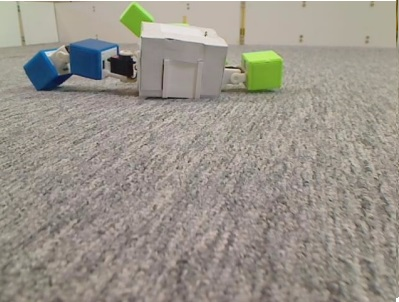
#> input picture image2.jpg, 399 x 302 px
$ jupyter execute --allow-errors main.ipynb
#> lines starting #> are read from the running program, lines starting #| are printed output that depends on the picture; after the words box and inside, x2 and y2 are one past the last pixel; in counts of white or black regions, pixels touching at a corner belong together
[cell 1]
import cv2
import numpy as np
from sklearn.cluster import KMeans
from scipy.spatial.distance import cdist
import matplotlib.pyplot as plt
from skimage import feature
import joblib

[cell 2]
image = cv2.imread('image2.jpg')
#> image is the input picture: shape (302, 399, 3); mean B, G, R 138.6, 147.9, 153.9
image_hsv = cv2.cvtColor(image, cv2.COLOR_BGR2HSV)
#> image_hsv: shape (302, 399, 3); mean H, S, V 18.7, 32.4, 156.2
plt.imshow(image_hsv)
plt.axis('off')
plt.show()

[cell 3]
def segment_image(image, n_clusters=5):
    """Segment the image into n clusters using KMeans clustering."""
    pixels = image.reshape(-1, 3)
    kmeans = KMeans(n_clusters=n_clusters)
    kmeans.fit(pixels)
    segmented_img = kmeans.labels_.reshape(image.shape[:2])
    return segmented_img, kmeans.cluster_centers_

def calculate_distance_matrix(centroids):
    """Calculate the distance matrix between centroids."""
    return cdist(centroids, centroids)

def find_center(centroids, distance_matrix):
    """Find the center region based on the distance matrix."""
    Dcenter = np.sum(distance_matrix, axis=1).mean()
    Di = np.sum(np.sort(distance_matrix, axis=1)[:, :2], axis=1)
    center_index = np.argmax(Di > Dcenter)
    return center_index, Di

def calculate_hm(segmented_img, center_index):
    """Calculate hm (heuristic measure) for the center region."""
    center_mask = segmented_img == center_index
    hm = np.sum(center_mask)
    return hm

def find_rois(segmented_img, centroids, center_index, hm, A=1):
    """Find ROIs based on the center region and heuristic measure."""
    rois = []
    regions = np.unique(segmented_img)
    for region in regions:
        if region == center_index:
            continue
        region_mask = segmented_img == region
        region_size = np.sum(region_mask)
        if region_size < A * hm:
            y, x = np.where(region_mask)
            minx, miny, maxx, maxy = x.min(), y.min(), x.max(), y.max()
            rois.append((minx, miny, maxx, maxy))
    return rois

def display_rois(image, rois):
    """Display the cropped ROIs."""
    S = []
    for roi in rois:
        minx, miny, maxx, maxy = roi
        S.append((minx-maxx) * (miny-maxy))

    min_area_index = S.index(min(S))
    minx, miny, maxx, maxy = rois[min_area_index]

    cropped_image = cv2.cvtColor(image[miny:maxy, minx:maxx], cv2.COLOR_HSV2RGB)
    plt.imshow(cropped_image)
    plt.axis('off')
    plt.show()
    return cropped_image

def main(image):
    segmented_img, centroids = segment_image(image)
    distance_matrix = calculate_distance_matrix(centroids)
    center_index, Di = find_center(centroids, distance_matrix)
    hm = calculate_hm(segmented_img, center_index)
    rois = find_rois(segmented_img, centroids, center_index, hm)
    return display_rois(image, rois)

cropped_image = main(image_hsv)
#> in main, `segmented_img, centroids = segment_image(image)`:
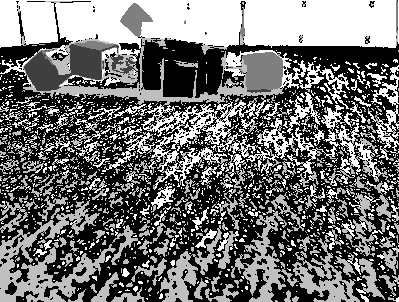
#> segmented_img: shape (302, 399) int32; min 0, max 4, mean 1.77; drawn with min black and max white
#> in main, `segmented_img, centroids = segment_image(image)`: centroids = [[14.13, 25.86, 155.4], [107.1, 171.4, 91.95], [48.81, 152.9, 167.1], [17.1, 31.88, 127.3], [19.71, 25.87, 183.2]]
#> in main, `distance_matrix = calculate_distance_matrix(centroids)`: distance_matrix = [[0, 184, 132.2, 28.89, 28.37], [184, 0, 96.89, 169.8, 192.7], [132.2, 96.89, 0, 131.3, 131.3], [28.89, 169.8, 131.3, 0, 56.3], [28.37, 192.7, 131.3, 56.3, 0]]
#> in find_center, `Dcenter = np.sum(distance_matrix, axis=1).mean()`: Dcenter = 460.7
#> in find_center, `Di = np.sum(np.sort(distance_matrix, axis=1)[:, :2], axis=1)`: Di = [28.37, 96.89, 96.89, 28.89, 28.37]
#> in find_center, `center_index = np.argmax(Di > Dcenter)`: center_index = 0
#> in main, `center_index, Di = find_center(centroids, distance_matrix)`: Di = [28.37, 96.89, 96.89, 28.89, 28.37]
#> in calculate_hm, `center_mask = segmented_img == center_index`:
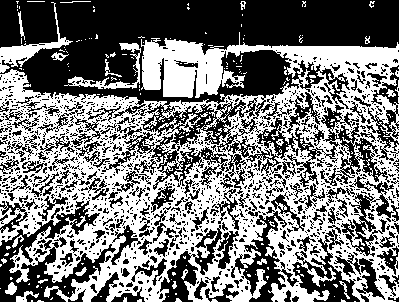
#> center_mask: shape (302, 399) bool; 48.1% white; 285 white regions (256 under 20 px), largest, box (x1, y1, x2, y2) and area: (0, 32, 399, 302) 54389, (0, 2, 73, 73) 894, (64, 43, 141, 89) 617
#> in calculate_hm, `hm = np.sum(center_mask)`: hm = 57993
#> in find_rois, `regions = np.unique(segmented_img)`: regions = [0, 1, 2, 3, 4]
#> the loop in find_rois, `for region in regions:` made 5 passes
#> (region_size, minx, miny, maxx, maxy) on passes 2 to 5: (2294, 24, 0, 397, 92), (2356, 25, 1, 397, 89), (24971, 0, 0, 398, 301), (32884, 0, 0, 398, 301)
#> pass 2, in find_rois, `region_mask = segmented_img == region`:
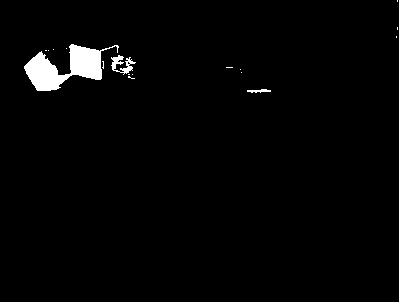
#> region_mask: shape (302, 399) bool; 1.9% white; 17 white regions (14 under 20 px), largest, box (x1, y1, x2, y2) and area: (24, 44, 119, 91) 1978, (111, 55, 136, 75) 214, (247, 89, 271, 93) 59
#> pass 3, in find_rois, `region_mask = segmented_img == region`:
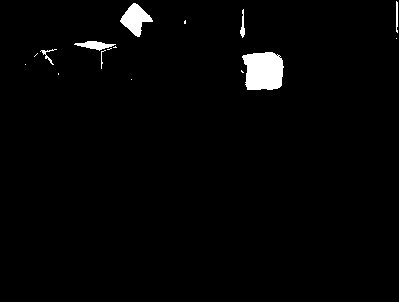
#> region_mask: shape (302, 399) bool; 2% white; 16 white regions (9 under 20 px), largest, box (x1, y1, x2, y2) and area: (242, 52, 284, 90) 1327, (120, 3, 153, 37) 571, (74, 41, 116, 51) 212
#> after the loop in find_rois, `for region in regions:`:
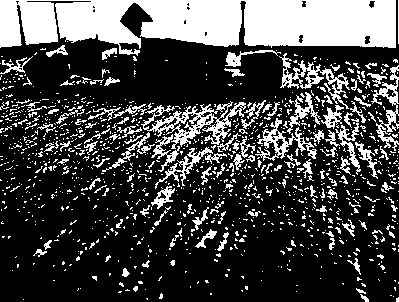
#> region_mask: shape (302, 399) bool; 27.3% white; 1216 white regions (1083 under 20 px), largest, box (x1, y1, x2, y2) and area: (0, 0, 396, 56) 16297, (141, 101, 246, 149) 1620, (279, 53, 350, 109) 919
#> after the loop in find_rois, `for region in regions:`: rois = [(24, 0, 397, 92), (25, 1, 397, 89), (0, 0, 398, 301), (0, 0, 398, 301)]
#> the loop in display_rois, `for roi in rois:` made 4 passes
#> after the loop in display_rois, `for roi in rois:`: S = [34316, 32736, 119798, 119798]
#> in display_rois, `min_area_index = S.index(min(S))`: min_area_index = 1
#> in display_rois, `minx, miny, maxx, maxy = rois[min_area_index]`: minx = 25; miny = 1; maxx = 397; maxy = 89
#> in display_rois, `cropped_image = cv2.cvtColor(image[miny:maxy, minx:maxx], cv2.COLOR_HS..`:
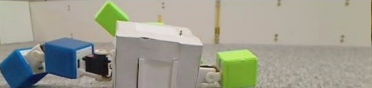
#> cropped_image: shape (88, 372, 3); mean R, G, B 157.3, 156.9, 143.3
plt.imshow(cropped_image)

$ run again, with image1.jpg copied over image2.jpg
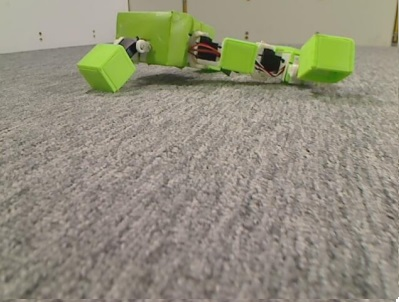
#> input picture image1.jpg, 399 x 302 px
#> image is the input picture: shape (302, 399, 3); mean B, G, R 124.1, 142.4, 146.4
#> image_hsv: shape (302, 399, 3); mean H, S, V 19.3, 43, 149.1
#> segmented_img: shape (302, 399) int32; 5 distinct labels, from 0 to 4
#> centroids = [[17.91, 29.92, 165], [39.06, 159.8, 179.3], [32.26, 80.71, 79.97], [16.27, 31.43, 134.4], [38.07, 187.5, 122.4]]
#> distance_matrix = [[0, 132.3, 100.1, 30.71, 164.5], [132.3, 0, 127.2, 137.9, 63.35], [100.1, 127.2, 0, 75.15, 115.1], [30.71, 137.9, 75.15, 0, 158.1], [164.5, 63.35, 115.1, 158.1, 0]]
#> Dcenter = 441.7
#> in find_center, `Di = np.sum(np.sort(distance_matrix, axis=1)[:, :2], axis=1)`: Di = [30.71, 63.35, 75.15, 30.71, 63.35]
#> in find_center, `center_index = np.argmax(Di > Dcenter)`: center_index = 0
#> in main, `center_index, Di = find_center(centroids, distance_matrix)`: Di = [30.71, 63.35, 75.15, 30.71, 63.35]
#> in calculate_hm, `center_mask = segmented_img == center_index`:
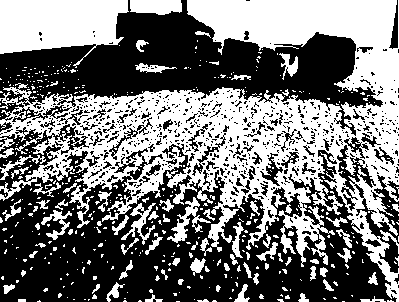
#> center_mask: shape (302, 399) bool; 46.4% white; 470 white regions (392 under 20 px), largest, box (x1, y1, x2, y2) and area: (0, 0, 399, 302) 41536, (0, 0, 129, 68) 5821, (130, 0, 182, 15) 673
#> in calculate_hm, `hm = np.sum(center_mask)`: hm = 55880
#> regions = [0, 1, 2, 3, 4]
#> the loop in find_rois, `for region in regions:` made 5 passes
#> (region_size, minx, miny, maxx, maxy) on passes 2 to 5: (6291, 78, 8, 397, 92), (3401, 6, 0, 397, 301), (51684, 0, 0, 398, 301), (3242, 79, 6, 397, 92)
#> after the loop in find_rois, `for region in regions:`: rois = [(78, 8, 397, 92), (6, 0, 397, 301), (0, 0, 398, 301), (79, 6, 397, 92)]
#> the loop in display_rois, `for roi in rois:` made 4 passes
#> after the loop in display_rois, `for roi in rois:`: S = [26796, 117691, 119798, 27348]
#> min_area_index = 0
#> in display_rois, `minx, miny, maxx, maxy = rois[min_area_index]`: minx = 78; miny = 8
#> in display_rois, `cropped_image = cv2.cvtColor(image[miny:maxy, minx:maxx], cv2.COLOR_HS..`:
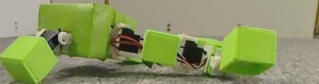
#> cropped_image: shape (84, 319, 3); mean R, G, B 137.5, 146.9, 96.3

$ run again, with image.jpg copied over image2.jpg
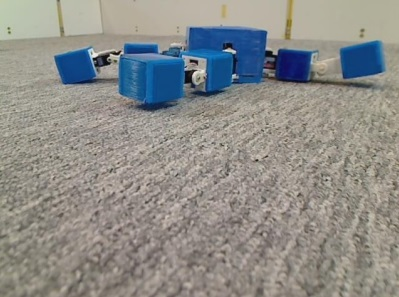
#> input picture image.jpg, 399 x 297 px
#> image is the input picture: shape (297, 399, 3); mean B, G, R 137.5, 141.4, 141.9
#> image_hsv: shape (297, 399, 3); mean H, S, V 29.6, 44.8, 152.4
#> segmented_img: shape (297, 399) int32; 5 distinct labels, from 0 to 4
#> centroids = [[106.9, 38.66, 138], [106.2, 217.1, 130.4], [17.45, 29.56, 137.3], [20.19, 26.32, 171.6], [103.2, 136.9, 117.9]]
#> distance_matrix = [[0, 178.6, 89.91, 93.82, 100.4], [178.6, 0, 207.6, 213.3, 81.25], [89.91, 207.6, 0, 34.56, 138.8], [93.82, 213.3, 34.56, 0, 148.4], [100.4, 81.25, 138.8, 148.4, 0]]
#> Dcenter = 514.6
#> in find_center, `Di = np.sum(np.sort(distance_matrix, axis=1)[:, :2], axis=1)`: Di = [89.91, 81.25, 34.56, 34.56, 81.25]
#> in find_center, `center_index = np.argmax(Di > Dcenter)`: center_index = 0
#> in main, `center_index, Di = find_center(centroids, distance_matrix)`: Di = [89.91, 81.25, 34.56, 34.56, 81.25]
#> in calculate_hm, `center_mask = segmented_img == center_index`:
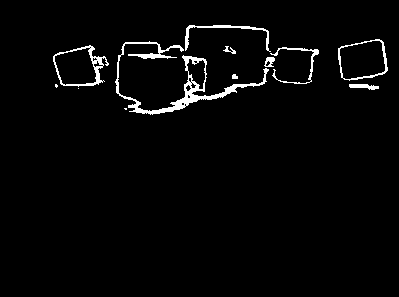
#> center_mask: shape (297, 399) bool; 2.7% white; 12 white regions (3 under 20 px), largest, box (x1, y1, x2, y2) and area: (115, 41, 269, 115) 1579, (53, 45, 109, 87) 443, (185, 25, 271, 52) 317
#> in calculate_hm, `hm = np.sum(center_mask)`: hm = 3153
#> regions = [0, 1, 2, 3, 4]
#> the loop in find_rois, `for region in regions:` made 5 passes
#> (region_size, minx, miny, maxx, maxy) on pass 5: (2295, 55, 0, 384, 160)
#> after the loop in find_rois, `for region in regions:`: rois = [(55, 0, 384, 160)]
#> the loop in display_rois, `for roi in rois:` made 1 pass
#> after the loop in display_rois, `for roi in rois:`: S = [52640]
#> min_area_index = 0
#> in display_rois, `cropped_image = cv2.cvtColor(image[miny:maxy, minx:maxx], cv2.COLOR_HS..`:
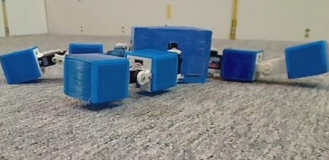
#> cropped_image: shape (160, 329, 3); mean R, G, B 131, 137.7, 141.1
